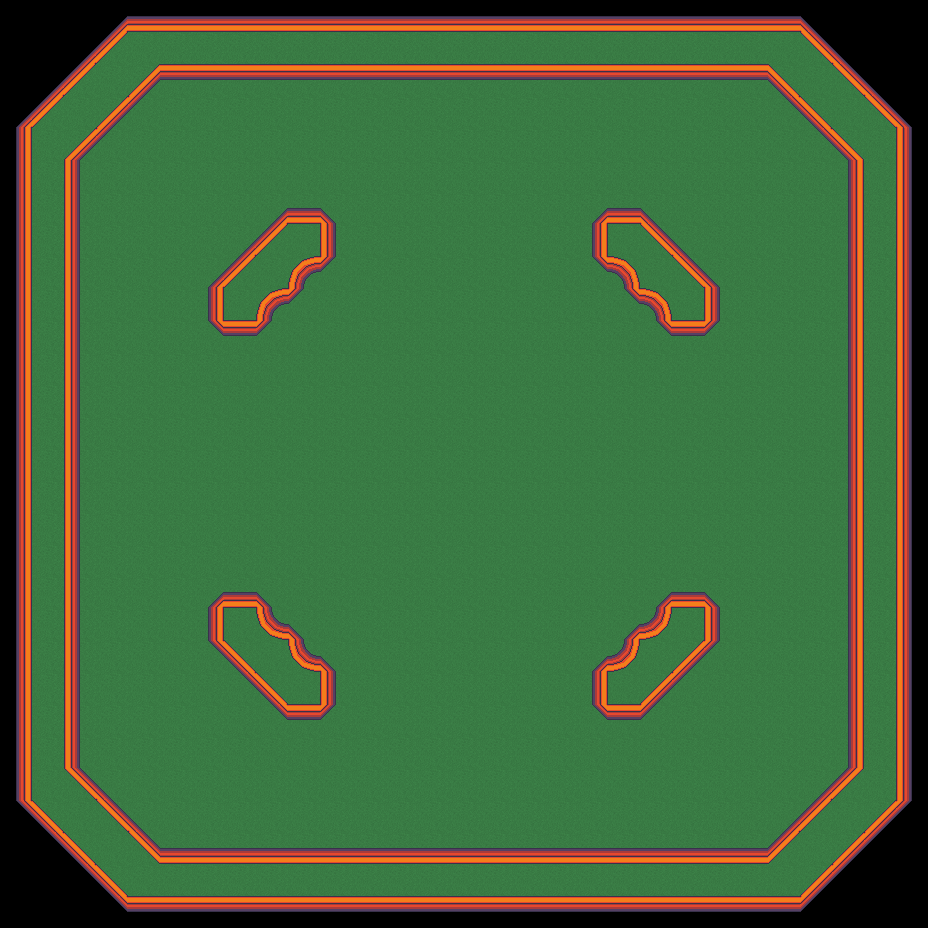

This is a level from a 2D game, rendered from its Tiled map with the project's own tilesets. A one-line summary and the map file follow, with tile-layer data summarised:
An orthogonal 29x29 tile map with 32x32 px tiles, 2 tile layers (ground, walls) and 29 objects (8x bumper, 4x tank, 3x catapult, 2x shield, 2x sand, ...).

<map version="1.0" tiledversion="1.1.4" orientation="orthogonal" renderorder="right-down" width="29" height="29" tilewidth="32" tileheight="32" infinite="0" nextobjectid="89">
 <properties>
  <property name="name" value="Sir Bumps-a-Lot" />
  <property name="par" type="int" value="3" />
 </properties>
 <tileset firstgid="1" source="tileset.tsx" />
 <layer name="ground" width="29" height="29">
  <data>[841 cells, 717 non-empty, 5 distinct tile ids]</data>
 </layer>
 <layer name="walls" width="29" height="29">
  <data>[841 cells, 272 non-empty, 16 distinct tile ids]</data>
 </layer>
 <objectgroup name="collision">
  <object id="74" type="exterior" x="768" y="848">
   <polyline points="0,0 80,-80 80,-688 0,-768 -608,-768 -688,-688 -688,-80 -608,0 0,0" />
  </object>
  <object id="75" x="640" y="720">
   <polyline points="0,0 80,-80 80,-112 64,-128 32,-128 16,-112 16,-104 8,-96 0,-96 -16,-80 -16,-72 -24,-64 -32,-64 -48,-48 -48,-16 -32,0 0,0" />
  </object>
  <object id="76" x="720" y="320">
   <polyline points="0,0 0,-32 -80,-112 -112,-112 -128,-96 -128,-64 -112,-48 -104,-48 -96,-40 -96,-32 -80,-16 -72,-16 -64,-8 -64,0 -48,16 -16,16 0,0" />
  </object>
  <object id="77" x="336" y="256">
   <polyline points="0,0 0,-32 -16,-48 -48,-48 -128,32 -128,64 -112,80 -80,80 -64,64 -64,56 -56,48 -48,48 -32,32 -32,24 -24,16 -16,16 0,0" />
  </object>
  <object id="78" x="336" y="704">
   <polyline points="0,0 0,-32 -16,-48 -24,-48 -32,-56 -32,-64 -48,-80 -56,-80 -64,-88 -64,-96 -80,-112 -112,-112 -128,-96 -128,-64 -48,16 -16,16 0,0" />
  </object>
 </objectgroup>
 <objectgroup name="objects">
  <object id="8" type="tee" gid="183" x="176" y="800" width="32" height="32">
   <properties>
    <property name="facing" type="int" value="-45" />
   </properties>
  </object>
  <object id="17" type="hole" gid="169" x="448" y="480" width="32" height="32" />
  <object id="38" type="bumper" gid="184" x="448" y="800" width="32" height="32" />
  <object id="41" type="catapult" gid="171" x="736" y="192" width="32" height="32" />
  <object id="45" type="bumper" gid="184" x="448" y="160" width="32" height="32" />
  <object id="46" type="bumper" gid="184" x="768" y="480" width="32" height="32" />
  <object id="51" type="catapult" gid="171" x="736" y="768" width="32" height="32" />
  <object id="62" type="tank" gid="185" x="576" y="608" width="32" height="32">
   <properties>
    <property name="color" value="magenta" />
    <property name="facing" type="int" value="90" />
   </properties>
  </object>
  <object id="63" type="tank" gid="186" x="576" y="352" width="32" height="32">
   <properties>
    <property name="color" value="blue" />
    <property name="facing" type="int" value="180" />
   </properties>
  </object>
  <object id="64" type="tank" gid="188" x="320" y="608" width="32" height="32">
   <properties>
    <property name="color" value="green" />
    <property name="facing" type="int" value="270" />
   </properties>
  </object>
  <object id="65" type="tank" gid="189" x="320" y="352" width="32" height="32">
   <properties>
    <property name="color" value="brown" />
    <property name="facing" type="int" value="270" />
   </properties>
  </object>
  <object id="68" type="bumper" gid="184" x="128" y="480" width="32" height="32" />
  <object id="69" type="bumper" gid="184" x="512" y="544" width="32" height="32" />
  <object id="70" type="bumper" gid="184" x="512" y="416" width="32" height="32" />
  <object id="71" type="bumper" gid="184" x="384" y="416" width="32" height="32" />
  <object id="72" type="bumper" gid="184" x="384" y="544" width="32" height="32" />
  <object id="73" type="catapult" gid="171" x="160" y="192" width="32" height="32" />
  <object id="79" type="shield" gid="144" x="208" y="720" width="32" height="32" />
  <object id="80" type="shield" gid="144" x="448" y="304" width="32" height="32" />
  <object id="81" type="sand" x="336" y="704">
   <polyline points="0,0 256,0 256,-32 0,-32 0,0" />
  </object>
  <object id="82" type="sand" x="336" y="256">
   <polyline points="0,0 256,0 256,-32 0,-32 0,0" />
  </object>
  <object id="86" type="water" x="208" y="520">
   <polyline points="0,0 24,24 80,32 120,8 136,-32 136,-72 120,-104 80,-128 56,-136 24,-128 0,-104 -16,-56 -16,-16 0,0" />
  </object>
  <object id="87" type="pontoon" gid="172" x="192" y="560" width="32" height="32" />
  <object id="88" type="water" x="600" y="512">
   <polyline points="0,0 24,24 72,40 112,32 128,8 144,-48 136,-96 112,-128 80,-136 48,-136 16,-120 -8,-80 -16,-48 -16,-24 0,0" />
  </object>
 </objectgroup>
</map>
